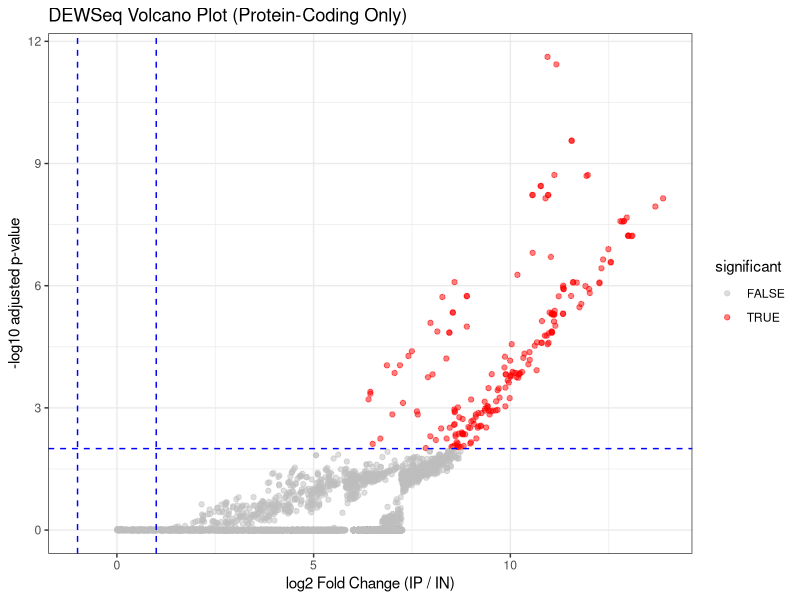
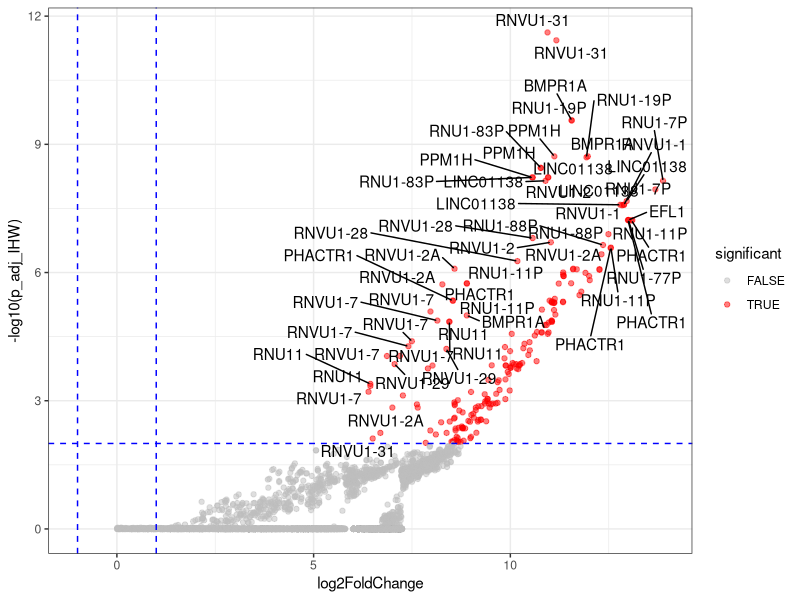

R code for these plots, in order:
setwd(getwd())

library(ggplot2)
library(dplyr)

data <- read.csv("DEWSeq_results.csv")

head(data)


# Volcano plot
ggplot(data, aes(x = log2FoldChange, y = -log10(p_adj_IHW))) +
  geom_point(aes(color = significant), alpha = 0.5) +
  scale_color_manual(values = c("grey", "red")) +
  theme_bw() +
  xlab("log2 Fold Change (IP / IN)") +
  ylab("-log10 adjusted p-value") +
  ggtitle("DEWSeq Volcano Plot (Protein-Coding Only)") +
  geom_hline(yintercept = -log10(0.01), linetype="dashed", color="blue") +
  geom_vline(xintercept = c(-1, 1), linetype="dashed", color="blue")

library(ggrepel)
# install.packages("ggrepel")

top_hits <- data %>%
  filter(significant) %>%
  arrange(desc(abs(log2FoldChange))) %>%
  head(1000)

ggplot(data, aes(x = log2FoldChange, y = -log10(p_adj_IHW))) +
  geom_point(aes(color = significant), alpha = 0.5) +
  scale_color_manual(values = c("grey", "red")) +
  theme_bw() +
  geom_text_repel(data = top_hits, aes(label = gene_name), max.overlaps = 25) +
  geom_hline(yintercept = -log10(0.01), linetype="dashed", color="blue") +
  geom_vline(xintercept = c(-1, 1), linetype="dashed", color="blue")

top_hits$gene_name
